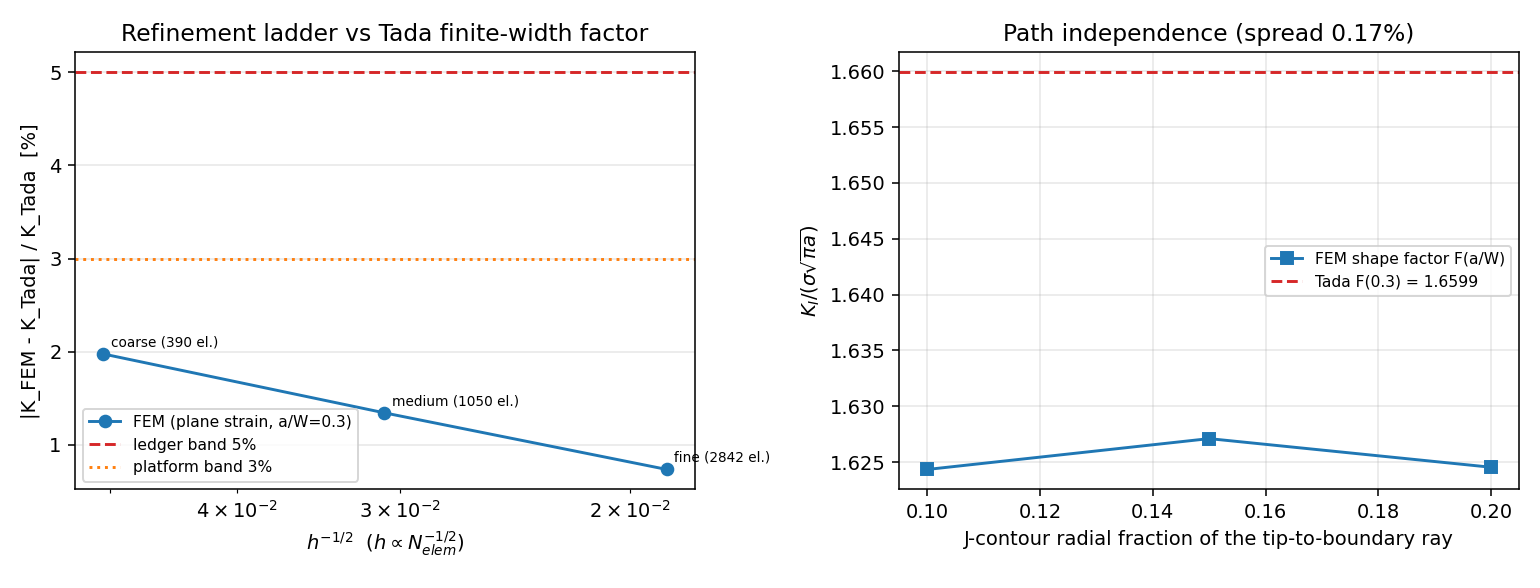

Here is the Python script that generated this plot:
#!/usr/bin/env python3
"""Ledger acceptance run of ``CASE-FEM-JINTEGRAL-EDGE-CRACK``.

The feature ledger grades the normalised stress intensity factor
``K_I / (sigma sqrt(pi a))`` of a single-edge-notched tension (SENT) plate
against the finite-width handbook correction of Tada, Paris & Irwin at
``a/W = 0.3`` in **plane strain** (tolerance ``< 5 %``; the platform's own
accuracy standard is ``< 3 %``).

This script is the reproducible entry that produces the machine-checked
evidence bundle for that acceptance:

1. ``run_sent_j_qualification`` -- the *product* entry of
   :mod:`tensorfem.edge_crack_sent` -- is called on the qualification mesh
   (24-sector ray fan, one solve) and graded against the handbook;
2. the same case is refined on a three-level ladder (24 / 48 / 96 sectors) so
   the *trend* of the error is graded too, and a Roache GCI is reported;
3. a **negative control** re-runs the coarsest level with the quarter-point
   (Barsoum) tip ring disabled: an isoparametric mesh must *not* recover the
   handbook factor inside the band, otherwise the test would pass for the
   wrong reason;
4. the global vertical reaction is compared with the applied load, so the
   discrete equilibrium is audited independently of the J-integral.

Outputs (written next to this file): ``ledger_acceptance.json``,
``ledger_acceptance.md`` (reference vs. computed table) and
``ledger_acceptance.png`` (convergence + path independence).

Usage::

    PYTHONPATH=src python benchmarks/verified/fem_sent_j_integral/ledger_acceptance.py
    PYTHONPATH=src python benchmarks/verified/fem_sent_j_integral/ledger_acceptance.py --fast

``--fast`` skips the refinement ladder and the control (qualification mesh
only, ~10 s); the default full run takes a couple of minutes.
"""

from __future__ import annotations

import argparse
import json
import math
import platform
import sys
from datetime import datetime, timezone
from pathlib import Path

HERE = Path(__file__).resolve().parent
REPO = HERE.parents[2]
sys.path.insert(0, str(REPO / "src"))

import matplotlib  # noqa: E402

matplotlib.use("Agg")
import matplotlib.pyplot as plt  # noqa: E402

from tensorfem.edge_crack_sent import (  # noqa: E402
    DEFAULT_SENT_LEVELS,
    SENT_LEDGER_ALPHA,
    SENT_LEDGER_TOLERANCE,
    SENT_QUALIFICATION_LEVEL,
    run_sent_j_qualification,
    sent_convergence,
)

ANCHOR = "CASE-FEM-JINTEGRAL-EDGE-CRACK"
TOLERANCE_LEDGER = 0.05  # feature_ledger acceptance
CONTOUR_FRACTION = 0.15
REPRO = (
    "PYTHONPATH=src python benchmarks/verified/fem_sent_j_integral/ledger_acceptance.py"
)


def _now() -> str:
    return datetime.now(timezone.utc).isoformat(timespec="seconds")


def _canonical(case: dict, fraction: float = CONTOUR_FRACTION) -> dict:
    return min(case["contours"], key=lambda c: abs(c["requested_fraction"] - fraction))


def run_ladder() -> dict:
    """Three-level plane-strain ladder at the ledger acceptance point."""
    payload = sent_convergence(
        crack_ratios=(SENT_LEDGER_ALPHA,),
        plane="strain",
        contour_fractions=(0.10, CONTOUR_FRACTION, 0.20),
        levels=DEFAULT_SENT_LEVELS,
    )
    rows = []
    for level in payload["levels"]:
        case = level["cases"][0]
        best = _canonical(case)
        rows.append(
            {
                "level": level["name"],
                "n_sectors": level["n_sectors"],
                "n_elements": case["n_elements"],
                "shape_factor_fem": best["shape_factor"],
                "shape_factor_tada": case["shape_factor_tada"],
                "rel_error": best["rel_error_vs_tada"],
                "reaction_ratio": case["reaction_ratio"],
            }
        )
    return {"levels": rows, "plane": "strain", "a_over_w": SENT_LEDGER_ALPHA}


def run_control() -> dict:
    """Same-mesh A/B control: quarter-point (Barsoum) ring vs. midpoint ring.

    Honest note (inherited from the m16291 anchor): at this mesh density the
    isoparametric ring is *already* inside the 3 % band, so the band on its own
    does not prove that the singular ring is necessary.  What is graded here is
    the weaker, defensible statement that the singular ring does not *degrade*
    the same-mesh accuracy -- and the residual limitation is reported instead of
    being hidden behind a gate that would pass for the wrong reason.
    """
    rows = {}
    for label, quarter_point in (("quarter_point", True), ("midpoint", False)):
        payload = sent_convergence(
            crack_ratios=(SENT_LEDGER_ALPHA,),
            plane="strain",
            contour_fractions=(CONTOUR_FRACTION,),
            levels=(dict(SENT_QUALIFICATION_LEVEL),),
            quarter_point=quarter_point,
        )
        case = payload["levels"][0]["cases"][0]
        best = _canonical(case)
        rows[label] = {
            "quarter_point": quarter_point,
            "n_elements": case["n_elements"],
            "shape_factor_fem": best["shape_factor"],
            "shape_factor_tada": case["shape_factor_tada"],
            "rel_error": best["rel_error_vs_tada"],
            "inside_3pct_band": abs(best["rel_error_vs_tada"]) < 0.03,
        }
    qp, mid = rows["quarter_point"], rows["midpoint"]
    singular_ring_helps = abs(qp["rel_error"]) < abs(mid["rel_error"])
    return {
        "configurations": rows,
        "singular_ring_improves_same_mesh_accuracy": bool(singular_ring_helps),
        "accuracy_gain_pp": (abs(mid["rel_error"]) - abs(qp["rel_error"])) * 100.0,
        "limitation": (
            "both rings are inside the 3 % band on this mesh, so the band alone "
            "does not demonstrate the necessity of the quarter-point ring"
        ),
        "passed": bool(singular_ring_helps),
    }


def make_figure(report: dict, outdir: Path) -> str:
    ladder = report["ladder"]["levels"]
    qual = report["qualification"]
    path = qual["path_independence"]
    fig, (ax1, ax2) = plt.subplots(1, 2, figsize=(11.0, 4.2))

    h = [(lv["n_elements"]) ** (-0.5) for lv in ladder]
    err = [abs(lv["rel_error"]) * 100.0 for lv in ladder]
    ax1.plot(h, err, "o-", label="FEM (plane strain, a/W=0.3)")
    ax1.axhline(5.0, color="tab:red", ls="--", label="ledger band 5%")
    ax1.axhline(3.0, color="tab:orange", ls=":", label="platform band 3%")
    for lv, x, y in zip(ladder, h, err):
        ax1.annotate(f"{lv['level']} ({lv['n_elements']} el.)", (x, y),
                     textcoords="offset points", xytext=(4, 4), fontsize=7)
    ax1.set_xlabel(r"$h^{-1/2}$  ($h \propto N_{elem}^{-1/2}$)")
    ax1.set_ylabel("|K_FEM - K_Tada| / K_Tada  [%]")
    ax1.set_title("Refinement ladder vs Tada finite-width factor")
    ax1.set_xscale("log")
    ax1.invert_xaxis()
    ax1.grid(alpha=0.3)
    ax1.legend(fontsize=8)

    frac = path["contour_fractions"]
    factors = path["shape_factors"]
    ax2.plot(frac, factors, "s-", label="FEM shape factor F(a/W)")
    ax2.axhline(qual["evidence"][1]["oracle"], color="tab:red", ls="--",
                label="Tada F(0.3) = %.4f" % qual["evidence"][1]["oracle"])
    ax2.set_xlabel("J-contour radial fraction of the tip-to-boundary ray")
    ax2.set_ylabel(r"$K_I / (\sigma\sqrt{\pi a})$")
    ax2.set_title("Path independence (spread %.2f%%)" % (path["relative_spread"] * 100))
    ax2.grid(alpha=0.3)
    ax2.legend(fontsize=8)

    fig.tight_layout()
    path_png = outdir / "ledger_acceptance.png"
    fig.savefig(path_png, dpi=140)
    plt.close(fig)
    return path_png.name


def write_markdown(report: dict, path: Path) -> None:
    qual = report["qualification"]
    cfg = qual["configuration"]
    rows = [
        "# CASE-FEM-JINTEGRAL-EDGE-CRACK - ledger acceptance run",
        "",
        "Generated %s by `%s`." % (report["generated_at"], REPRO),
        "",
        "## Configuration",
        "",
        "| item | value |",
        "| --- | --- |",
        "| geometry | SENT plate, W = %.3f m, a/W = %.2f, H/W = %.1f |"
        % (cfg["width_m"], cfg["a_over_w"], cfg["height_over_width"]),
        "| loading | uniform tension sigma = %.1f MPa on the loaded edge |"
        % (cfg["sigma_pa"] / 1e6),
        "| material | E = %.1f GPa, nu = %.2f, %s |"
        % (cfg["young_pa"] / 1e9, cfg["poisson"], cfg["plane_modulus"]),
        "| model | quadratic (T6) ray-fan mesh, quarter-point tip ring, "
        "upper half + symmetry |",
        "| reference | K_I = sigma sqrt(pi a) F(a/W), Tada/Paris/Irwin 3rd ed. |",
        "",
        "## Reference vs. computed (ledger acceptance point)",
        "",
        "| quantity | computed (FEM) | reference (Tada) | rel. error | band | verdict |",
        "| --- | --- | --- | --- | --- | --- |",
    ]
    for row in qual["evidence"]:
        rows.append(
            "| %s [%s] | %.6g | %.6g | %+.3f %% | %.0f %% | %s |"
            % (
                row["id"],
                row["unit"],
                row["actual"],
                row["oracle"],
                (row["actual"] / row["oracle"] - 1.0) * 100.0,
                row["tolerance"] * 100.0,
                "PASS" if row["passed"] else "FAIL",
            )
        )
    rows += [
        "",
        "Path independence (J is path independent for a stationary crack): "
        "contour fractions %s give F = %s, relative spread %.3f %% (band 1 %%)."
        % (
            ["%.3f" % f for f in qual["path_independence"]["contour_fractions"]],
            ["%.5f" % f for f in qual["path_independence"]["shape_factors"]],
            qual["path_independence"]["relative_spread"] * 100.0,
        ),
        "",
        "Discrete equilibrium: vertical reaction / applied load = %.12f (band 1e-9)."
        % qual["equilibrium"]["reaction_ratio"],
        "",
        "## Refinement ladder (a/W = 0.3, plane strain)",
        "",
        "| level | sectors | elements | F_FEM | F_Tada | rel. error | reaction ratio |",
        "| --- | --- | --- | --- | --- | --- | --- |",
    ]
    if report["ladder"] is not None:
        for lv in report["ladder"]["levels"]:
            rows.append(
                "| %s | %d | %d | %.5f | %.5f | %+.3f %% | %.12f |"
                % (
                    lv["level"],
                    lv["n_sectors"],
                    lv["n_elements"],
                    lv["shape_factor_fem"],
                    lv["shape_factor_tada"],
                    lv["rel_error"] * 100.0,
                    lv["reaction_ratio"],
                )
            )
        rows += [
            "",
            (
                "Roache GCI (fine level, r = 2): %.4f, observed order %.3f."
                % (report["gci"]["gci_fine"], report["gci"]["observed_order"])
                if report["gci"].get("applicable")
                else "Roache GCI: not applicable (observed order %s < 0.05); "
                "medium->fine relative change %.3f %%."
                % (
                    "n/a" if report["gci"]["observed_order"] is None
                    else "%.3f" % report["gci"]["observed_order"],
                    report["gci"].get("medium_to_fine_change", float("nan")) * 100.0,
                )
            )
            if report.get("gci")
            else "",
        ]
    else:
        rows.append("| ladder | - | - | - | - | - | - |")
        rows.append("")
        rows.append("_Ladder skipped (`--fast`). The trend is therefore not graded here._")
    if report["control"] is not None:
        ctrl = report["control"]
        rows += [
            "",
            "## Same-mesh A/B control (tip ring)",
            "",
            "| tip ring | elements | F_FEM | F_Tada | rel. error | inside 3 % band |",
            "| --- | --- | --- | --- | --- | --- |",
        ]
        for label, cfg in ctrl["configurations"].items():
            rows.append(
                "| %s | %d | %.5f | %.5f | %+.3f %% | %s |"
                % (
                    label,
                    cfg["n_elements"],
                    cfg["shape_factor_fem"],
                    cfg["shape_factor_tada"],
                    cfg["rel_error"] * 100.0,
                    "yes" if cfg["inside_3pct_band"] else "no",
                )
            )
        rows += [
            "",
            "Quarter-point ring improves the same-mesh accuracy by %.2f pp: **%s**. "
            "Limitation (honest): %s."
            % (
                ctrl["accuracy_gain_pp"],
                "YES" if ctrl["singular_ring_improves_same_mesh_accuracy"] else "NO",
                ctrl["limitation"],
            ),
        ]
    rows += [
        "",
        "## Verdict",
        "",
        "Ledger band (%.0f %%) met: **%s**. Platform band (%.0f %%) met: **%s**."
        % (
            TOLERANCE_LEDGER * 100.0,
            "YES" if abs(qual["evidence"][0]["relative_error"]) < TOLERANCE_LEDGER else "NO",
            SENT_LEDGER_TOLERANCE * 100.0,
            "YES" if abs(qual["evidence"][0]["relative_error"]) < SENT_LEDGER_TOLERANCE else "NO",
        ),
        "",
        "Scope/limits: linear-elastic mode-I stationary crack, 2-D plane strain, "
        "homogeneous isotropic, no plasticity, no crack closure, no body force, "
        "H/W = 2 truncation (the height sensitivity is measured separately in "
        "`run.py --stage height`).",
        "",
    ]
    path.write_text("\n".join(row for row in rows if row is not None), encoding="utf-8")


def main() -> int:
    parser = argparse.ArgumentParser(description=__doc__)
    parser.add_argument("--fast", action="store_true",
                        help="qualification mesh only (skip ladder and control)")
    parser.add_argument("--reuse", action="store_true",
                        help="re-render markdown/figure from the existing "
                             "ledger_acceptance.json without re-running the solves")
    args = parser.parse_args()

    if args.reuse:
        report = json.loads((HERE / "ledger_acceptance.json").read_text(encoding="utf-8"))
        report["figures"] = [make_figure(report, HERE)]
        write_markdown(report, HERE / "ledger_acceptance.md")
        print("re-rendered from cache; verdict:", "PASS" if report["passed"] else "FAIL")
        return 0 if report["passed"] else 1

    qualification = run_sent_j_qualification()
    ladder = None if args.fast else run_ladder()
    control = None if args.fast else run_control()

    gci = None
    if ladder is not None:
        values = [lv["shape_factor_fem"] for lv in ladder["levels"]]
        f1, f2, f3 = values[-1], values[-2], values[-3]
        r = 2.0
        order = (
            math.log(abs((f2 - f1) / (f3 - f2))) / math.log(r)
            if abs(f3 - f2) > 0.0
            else float("nan")
        )
        asymptotic = math.isfinite(order) and order >= 0.05
        gci = {
            "applicable": bool(asymptotic),
            "gci_fine": (
                1.25 * abs((f2 - f1) / f1) / (r ** order - 1.0)
                if asymptotic
                else None
            ),
            "observed_order": order if math.isfinite(order) else None,
            "medium_to_fine_change": abs((f2 - f1) / f1),
            "refinement": r,
            "note": (
                "observed order < 0.05, i.e. the three-level sequence is not in the "
                "asymptotic range (the residual is a constant H/W = 2 far-field bias, "
                "not h^p); a Roache index would be negative/meaningless, so the "
                "medium->fine relative change is reported instead"
                if not asymptotic
                else "three-level sequence in the asymptotic range"
            ),
        }

    report = {
        "anchor": ANCHOR,
        "title": "SENT plane-strain J-integral vs Tada finite-width SIF factor",
        "generated_at": _now(),
        "mission": 17194,
        "repro_cmd": REPRO,
        "environment": {
            "python": sys.version.split()[0],
            "torch": __import__("torch").__version__,
            "platform": platform.platform(),
            "machine": platform.machine(),
        },
        "acceptance": {
            "a_over_w": SENT_LEDGER_ALPHA,
            "plane": "strain",
            "tolerance_ledger": TOLERANCE_LEDGER,
            "tolerance_platform": SENT_LEDGER_TOLERANCE,
        },
        "qualification": qualification,
        "ladder": ladder,
        "gci": gci,
        "control": control,
        "passed": bool(
            qualification["passed"]
            and (ladder is None or abs(ladder["levels"][-1]["rel_error"]) < TOLERANCE_LEDGER)
            and (control is None or control["passed"])
        ),
    }
    best_row = qualification["evidence"][0]
    report["figures"] = [make_figure(report, HERE)]
    report["evidence_chain"] = {
        "impl_files": [
            "src/tensorfem/edge_crack_sent.py",
            "src/tensorfem/cli.py",
            "src/tensorfem/marine_benchmark_suite.py",
            "benchmarks/verified/fem_sent_j_integral/ledger_acceptance.py",
        ],
        "entry": {
            "library": "tensorfem.edge_crack_sent.run_sent_j_qualification",
            "cli": "PYTHONPATH=src python -m tensorfem.cli sent-j-integral",
            "script": REPRO,
        },
        "integration_callers": [
            "src/tensorfem/marine_benchmark_suite.py::run_marine_benchmarks "
            "(marine.fracture.sent_j.* rows of the ship-structure suite)",
            "src/tensorfem/cli.py::main (command sent-j-integral, exit code carries the verdict)",
        ],
        "run_artifacts": [
            "benchmarks/verified/fem_sent_j_integral/ledger_acceptance.json",
            "benchmarks/verified/fem_sent_j_integral/ledger_acceptance.md",
            "benchmarks/verified/fem_sent_j_integral/ledger_acceptance.png",
        ],
        "tests": [
            "tests/test_sent_edge_crack_j_integral_plane_strain.py",
            "tests/test_sent_edge_crack_j_integral.py",
        ],
        "benchmark": {
            "anchor_slug": ANCHOR,
            "metric": "K_I / (sigma sqrt(pi a)) vs Tada finite-width F(a/W), a/W = 0.3, plane strain",
            "ref": best_row["oracle"],
            "got": best_row["actual"],
            "unit": best_row["unit"],
            "rel_error_pct": best_row["relative_error"] * 100.0,
            "tolerance_ledger_pct": TOLERANCE_LEDGER * 100.0,
            "tolerance_platform_pct": SENT_LEDGER_TOLERANCE * 100.0,
        },
        "repro_cmd": REPRO,
    }

    json_path = HERE / "ledger_acceptance.json"
    json_path.write_text(json.dumps(report, indent=2) + "\n", encoding="utf-8")
    write_markdown(report, HERE / "ledger_acceptance.md")

    best = qualification["evidence"][0]
    print(
        "ledger acceptance: K_FEM = %.6g Pa sqrt(m) vs K_Tada = %.6g Pa sqrt(m) "
        "-> rel. error %+.3f %% (band %.0f %%)"
        % (best["actual"], best["oracle"], best["relative_error"] * 100.0,
           TOLERANCE_LEDGER * 100.0)
    )
    if ladder is not None:
        print("ladder rel. errors [%]: " + ", ".join(
            "%.3f" % (lv["rel_error"] * 100.0) for lv in ladder["levels"]))
    if control is not None:
        qp = control["configurations"]["quarter_point"]
        mid = control["configurations"]["midpoint"]
        print("control: quarter-point %+.3f %% vs midpoint %+.3f %% -> singular ring gain "
              "%.2f pp (helps: %s)"
              % (qp["rel_error"] * 100.0, mid["rel_error"] * 100.0,
                 control["accuracy_gain_pp"],
                 control["singular_ring_improves_same_mesh_accuracy"]))
    print("verdict:", "PASS" if report["passed"] else "FAIL")
    return 0 if report["passed"] else 1


if __name__ == "__main__":
    raise SystemExit(main())
